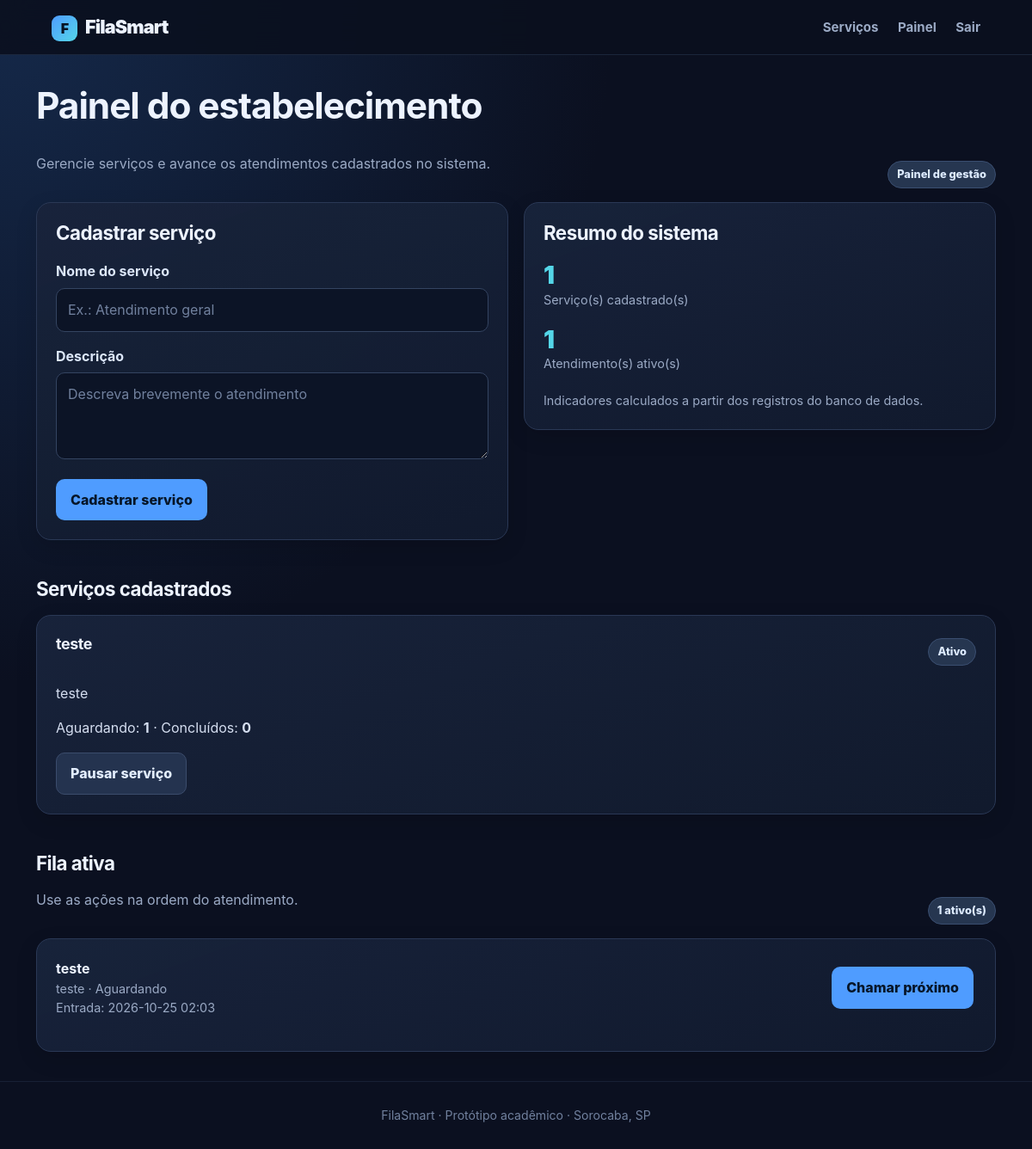
The app's page /owner (signed in) with its own data.
### tables this page shows
CREATE TABLE services(id INTEGER PRIMARY KEY, owner_id INTEGER NOT NULL REFERENCES users(id), name TEXT NOT NULL, description TEXT DEFAULT '', active INTEGER NOT NULL DEFAULT 1, created_at TEXT NOT NULL);

CREATE TABLE queue_entries(id INTEGER PRIMARY KEY, service_id INTEGER NOT NULL REFERENCES services(id), user_id INTEGER NOT NULL REFERENCES users(id), status TEXT NOT NULL DEFAULT 'waiting' CHECK(status IN ('waiting','called','serving','completed','cancelled')), joined_at TEXT NOT NULL, called_at TEXT, completed_at TEXT);

CREATE TABLE users(id INTEGER PRIMARY KEY, name TEXT NOT NULL, email TEXT UNIQUE NOT NULL, password_hash TEXT NOT NULL, role TEXT NOT NULL CHECK(role IN ('customer','owner')), created_at TEXT NOT NULL);

### app.py (the view)
@app.route("/owner")
@login_required
@role_required("owner")
def owner():
    u=me()
    with connect() as c:
        services=c.execute("""SELECT s.*,(SELECT COUNT(*) FROM queue_entries q WHERE q.service_id=s.id AND q.status='waiting') waiting_count,(SELECT COUNT(*) FROM queue_entries q WHERE q.service_id=s.id AND q.status='completed') completed_count FROM services s WHERE s.owner_id=? ORDER BY s.id DESC""",(u["id"],)).fetchall()
        entries=c.execute("""SELECT q.*,u.name customer_name,s.name service_name FROM queue_entries q JOIN users u ON u.id=q.user_id JOIN services s ON s.id=q.service_id WHERE s.owner_id=? AND q.status IN ('waiting','called','serving') ORDER BY q.joined_at""",(u["id"],)).fetchall()
    return render_template("owner.html",services=services,entries=entries)

### app.py (called while the page is built)
def connect():
    c=sqlite3.connect(DB); c.row_factory=sqlite3.Row; c.execute("PRAGMA foreign_keys=ON"); return c

def me():
    if not session.get("user_id"): return None
    with connect() as c: return c.execute("SELECT id,name,email,role FROM users WHERE id=?", (session["user_id"],)).fetchone()

@app.context_processor
def ctx(): return {"logged_user":me()}

def login_required(fn):
    @wraps(fn)
    def w(*a,**kw):
        if not me(): flash("Entre na sua conta para continuar.","error"); return redirect(url_for("login"))
        return fn(*a,**kw)
    return w

def role_required(role):
    def deco(fn):
        @wraps(fn)
        def w(*a,**kw):
            u=me()
            if not u: return redirect(url_for("login"))
            if u["role"]!=role: abort(403)
            return fn(*a,**kw)
        return w
    return deco

### templates/owner.html (shortened to what this page needs)
{% extends "base.html" %}
{% block content %}
<div class="section-head"><div><h1>Painel do estabelecimento</h1><p class="muted">Gerencie serviços e avance os atendimentos cadastrados no sistema.</p></div><span class="pill">Painel de gestão</span></div>
<div class="grid">
  <section class="card">
    <h2 style="margin-top:0">Cadastrar serviço</h2>
    <form method="post" action="{{ url_for('create_service') }}">
      <div class="field"><label for="service-name">Nome do serviço</label><input id="service-name" name="name" required maxlength="100" placeholder="Ex.: Atendimento geral"></div>
      <div class="field"><label for="description">Descrição</label><textarea id="description" name="description" rows="3" placeholder="Descreva brevemente o atendimento"></textarea></div>
      <button type="submit">Cadastrar serviço</button>
    </form>
  </section>
  <section class="card">
    <h2 style="margin-top:0">Resumo do sistema</h2>
    <div class="grid">
      <div><div class="stat">{{ services|length }}</div><div class="muted small">Serviço(s) cadastrado(s)</div></div>
      <div><div class="stat">{{ entries|length }}</div><div class="muted small">Atendimento(s) ativo(s)</div></div>
    </div>
    <p class="muted small" style="margin-top:20px">Indicadores calculados a partir dos registros do banco de dados.</p>
  </section>
</div>
<div class="section-head"><h2>Serviços cadastrados</h2></div>
{% if services %}
<div class="grid">
  {% for s in services %}
  <article class="card">
    <div class="row"><h3>{{ s['name'] }}</h3><span class="pill">{{ 'Ativo' if s['active'] else 'Pausado' }}</span></div>
    <p>{{ s['description'] or 'Sem descrição.' }}</p>
    <p>Aguardando: <strong>{{ s['waiting_count'] }}</strong> · Concluídos: <strong>{{ s['completed_count'] }}</strong></p>
    <form method="post" action="{{ url_for('toggle',sid=s['id']) }}"><button class="secondary" type="submit">{{ 'Pausar serviço' if s['active'] else 'Reativar serviço' }}</button></form>
  </article>
  {% endfor %}
</div>
{% else %}<div class="empty-state"><h3>Nenhum serviço cadastrado</h3><p class="muted">Cadastre seu primeiro serviço para começar a receber clientes.</p></div>{% endif %}
<div class="section-head"><div><h2>Fila ativa</h2><p class="muted">Use as ações na ordem do atendimento.</p></div><span class="pill">{{ entries|length }} ativo(s)</span></div>
{% if entries %}
<section class="card">
  {% for e in entries %}
  <div class="queue-item">
    <div class="row">
      <div><strong>{{ e['customer_name'] }}</strong><div class="muted small">{{ e['service_name'] }} · {{ {'waiting':'Aguardando','called':'Chamado','serving':'Em atendimento'}.get(e['status'],e['status']) }}</div><div class="muted small">Entrada: {{ e['joined_at'][:16].replace('T',' ') }}</div></div>
      <div>
        {% if e['status']=='waiting' %}<form class="inline" method="post" action="{{ url_for('action',eid=e['id']) }}"><input type="hidden" name="action" value="call"><button type="submit">Chamar próximo</button></form>
        {% elif e['status']=='called' %}<form class="inline" method="post" action="{{ url_for('action',eid=e['id']) }}"><input type="hidden" name="action" value="serve"><button type="submit">Iniciar atendimento</button></form>
        {% elif e['status']=='serving' %}<form class="inline" method="post" action="{{ url_for('action',eid=e['id']) }}"><input type="hidden" name="action" value="complete"><button type="submit">Concluir</button></form>{% endif %}
      </div>
    </div>
  </div>
  {% endfor %}
</section>
{% else %}<div class="empty-state"><h3>Nenhum atendimento ativo</h3><p class="muted">Quando um cliente entrar em uma fila, ele aparecerá aqui.</p></div>{% endif %}
{% endblock %}

### templates/base.html (shortened to what this page needs)
<!doctype html>
<html lang="pt-br">
<head>
  <link rel="stylesheet" href="{{ url_for('static',filename='style.css') }}">
</head>
<body>
<header>
  <a class="brand" href="{{ url_for('index') }}">FilaSmart</a>
  <nav aria-label="Navegação principal">
    <a href="{{ url_for('index') }}">Serviços</a>
    {% if logged_user %}
      {% if logged_user['role']=='owner' %}<a href="{{ url_for('owner') }}">Painel</a>{% else %}<a href="{{ url_for('my_queues') }}">Minhas filas</a>{% endif %}
      <a href="{{ url_for('logout') }}">Sair</a>
    {% else %}
      <a href="{{ url_for('login') }}">Entrar</a><a href="{{ url_for('register') }}">Criar conta</a>
    {% endif %}
  </nav>
</header>
<main class="wrap">
  {% block content %}{% endblock %}
</main>
<footer>FilaSmart · Protótipo acadêmico · Sorocaba, SP</footer>
</body>
</html>

### static/style.css (style rules this page uses)
:root { color-scheme:dark; --bg:#0b1020; --surface:#121a2d; --surface-2:#18233b; --line:#2a3855; --text:#edf3ff; --muted:#9baac5; --primary:#4f9cff; --primary-hover:#78b4ff; --cyan:#54d6e8; --green:#42d392; --amber:#ffc66d; --red:#ff7777; --shadow:0 16px 40px rgba(0,0,0,.22); }
* { box-sizing:border-box }
html { min-height:100%;background:var(--bg) }
body { margin:0;min-height:100vh;font-family:Inter,ui-sans-serif,system-ui,-apple-system,"Segoe UI",Arial,sans-serif;background:radial-gradient(ellipse at top left,#15294a 0,transparent 42%),var(--bg);color:var(--text);line-height:1.55 }
a { color:var(--cyan);text-decoration:none }
header { position:sticky;top:0;z-index:10;background:rgba(10,16,31,.9);backdrop-filter:blur(14px);border-bottom:1px solid rgba(110,143,190,.18);padding:15px max(5%,calc((100% - 1160px)/2));display:flex;justify-content:space-between;align-items:center;gap:18px;flex-wrap:wrap }
header a { color:var(--muted);margin-left:18px;font-size:.94rem;font-weight:650 }
.brand { font-size:1.35rem;font-weight:900;letter-spacing:-.04em;color:var(--text);margin-left:0 }
.brand::before { content:"F";display:inline-grid;place-items:center;width:30px;height:30px;margin-right:9px;border-radius:9px;background:linear-gradient(135deg,var(--primary),var(--cyan));color:#071323;font-size:1rem }
.wrap { max-width:1160px;margin:34px auto;padding:0 22px;min-height:calc(100vh - 180px) }
h1,h2,h3 { line-height:1.2;letter-spacing:-.025em }
h1 { font-size:clamp(1.8rem,4vw,2.65rem);margin-top:0 }
h2 { font-size:1.4rem;margin-top:30px }
h3 { font-size:1.12rem }
p { color:#d5def0 }
.muted { color:var(--muted) }
.grid { display:grid;grid-template-columns:repeat(auto-fit,minmax(min(100%,270px),1fr));gap:18px;align-items:start }
.card { background:linear-gradient(160deg,rgba(24,35,59,.97),rgba(17,26,45,.98));border:1px solid var(--line);border-radius:17px;padding:22px;box-shadow:0 8px 24px rgba(0,0,0,.13);margin-bottom:18px;min-width:0 }
.card h3 { margin-top:0 }
.card p:last-child { margin-bottom:0 }
.btn,button { display:inline-flex;align-items:center;justify-content:center;gap:8px;background:var(--primary);color:#071629;border:1px solid transparent;border-radius:10px;padding:11px 16px;font:inherit;font-weight:800;text-decoration:none;cursor:pointer;transition:transform .15s ease,background .15s ease,border-color .15s ease }
.secondary { background:#24334f;color:#e2edff;border-color:#3b4c6c }
.field { margin:16px 0 }
.field label { display:block;font-weight:750;margin-bottom:7px;color:#dce7fa }
.field input,.field select,.field textarea { width:100%;padding:12px 13px;background:#0c1426;color:var(--text);border:1px solid #344461;border-radius:10px;font:inherit;outline:none }
.field input::placeholder,.field textarea::placeholder { color:#71819e }
.pill { display:inline-flex;align-items:center;gap:6px;font-size:.8rem;font-weight:800;background:#263650;color:#dceaff;border:1px solid #3a4e70;padding:5px 10px;border-radius:999px;white-space:nowrap }
.row { display:flex;align-items:center;justify-content:space-between;gap:12px;flex-wrap:wrap }
.queue-item { border-top:1px solid var(--line);padding:17px 0 }
.queue-item:first-child { border-top:0;padding-top:0 }
.small { font-size:.9rem }
footer { text-align:center;color:#71819e;padding:28px 20px;border-top:1px solid rgba(110,143,190,.13);font-size:.88rem }
form.inline { display:inline-block;margin:3px }
.stat { font-size:1.8rem;font-weight:900;color:var(--cyan);line-height:1.2 }
.section-head { display:flex;justify-content:space-between;align-items:end;gap:14px;flex-wrap:wrap;margin:26px 0 16px }
.section-head h2 { margin:0 }

### records on screen
services: name "teste", active "Ativo", description "teste", waiting_count "1", completed_count "0", active "Pausar serviço"
queue_entries: customer_name "teste", service_name "teste", status "Aguardando", joined_at "2026-10-25 02:03"

### other values on screen
{{ services|length }} "1"
{{ entries|length }} "1"
